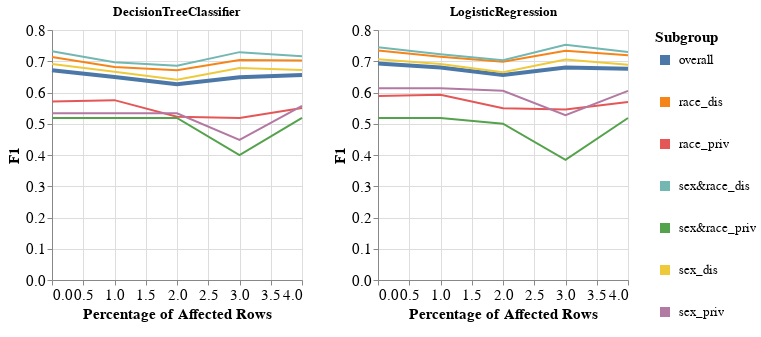

The notebook cell this image was saved under:
### Code cell
visualizer.create_subgroups_grid_pct_lines_per_model_plot(subgroup_metric='F1',
                                                          target_preprocessing_technique=PREPROCESSING_TECHNIQUES[0],
                                                          model_names=MODEL_NAMES)

### Figure 1 — Vega-Lite specification as saved in the notebook (floating-point values rounded to 4 significant figures)
{"config": {"view": {"continuousWidth": 400, "continuousHeight": 300}, "axis": {"labelFontSize": 15, "titleFontSize": 15}, "legend": {"labelFontSize": 13, "symbolStrokeWidth": 10, "titleFontSize": 15}}, "vconcat": [{"hconcat": [{"mark": "line", "encoding": {"color": {"field": "Subgroup", "type": "nominal"}, "strokeWidth": {"condition": {"value": 4, "test": "datum.Subgroup == 'overall'"}, "value": 2}, "x": {"field": "Percentage", "title": "Percentage of Affected Rows", "type": "quantitative"}, "y": {"field": "Metric_Value", "title": "F1", "type": "quantitative"}}, "height": 250, "title": "DecisionTreeClassifier", "width": 250}, {"data": {"name": "data-0a9d63bd8c44f3675e29dbdf0df9d11d"}, "mark": "line", "encoding": {"color": {"field": "Subgroup", "type": "nominal"}, "strokeWidth": {"condition": {"value": 4, "test": "datum.Subgroup == 'overall'"}, "value": 2}, "x": {"field": "Percentage", "title": "Percentage of Affected Rows", "type": "quantitative"}, "y": {"field": "Metric_Value", "title": "F1", "type": "quantitative"}}, "height": 250, "title": "LogisticRegression", "width": 250}]}], "data": {"name": "data-6ea31f247bd7095a678cdded44257406"}, "$schema": "https://vega.github.io/schema/vega-lite/v4.17.0.json", "datasets": {"data-6ea31f247bd7095a678cdded44257406": [{"Model_Name": "DecisionTreeClassifier", "Test_Set_Index": 0.0, "Metric": "F1", "Subgroup": "overall", "Num_Estimators": 10.0, "Metric_Value": 0.6709, "Percentage": 0.0}, {"Model_Name": "DecisionTreeClassifier", "Test_Set_Index": 0.0, "Metric": "F1", "Subgroup": "race_dis", "Num_Estimators": 10.0, "Metric_Value": 0.7134, "Percentage": 0.0}, {"Model_Name": "DecisionTreeClassifier", "Test_Set_Index": 0.0, "Metric": "F1", "Subgroup": "race_priv", "Num_Estimators": 10.0, "Metric_Value": 0.5714, "Percentage": 0.0}, {"Model_Name": "DecisionTreeClassifier", "Test_Set_Index": 0.0, "Metric": "F1", "Subgroup": "sex&race_dis", "Num_Estimators": 10.0, "Metric_Value": 0.7322, "Percentage": 0.0}, {"Model_Name": "DecisionTreeClassifier", "Test_Set_Index": 0.0, "Metric": "F1", "Subgroup": "sex&race_priv", "Num_Estimators": 10.0, "Metric_Value": 0.5185, "Percentage": 0.0}, {"Model_Name": "DecisionTreeClassifier", "Test_Set_Index": 0.0, "Metric": "F1", "Subgroup": "sex_dis", "Num_Estimators": 10.0, "Metric_Value": 0.6912, "Percentage": 0.0}, {"Model_Name": "DecisionTreeClassifier", "Test_Set_Index": 0.0, "Metric": "F1", "Subgroup": "sex_priv", "Num_Estimators": 10.0, "Metric_Value": 0.5333, "Percentage": 0.0}, {"Model_Name": "DecisionTreeClassifier", "Test_Set_Index": 1.0, "Metric": "F1", "Subgroup": "overall", "Num_Estimators": 10.0, "Metric_Value": 0.6492, "Percentage": 1.0}, {"Model_Name": "DecisionTreeClassifier", "Test_Set_Index": 1.0, "Metric": "F1", "Subgroup": "race_dis", "Num_Estimators": 10.0, "Metric_Value": 0.6813, "Percentage": 1.0}, {"Model_Name": "DecisionTreeClassifier", "Test_Set_Index": 1.0, "Metric": "F1", "Subgroup": "race_priv", "Num_Estimators": 10.0, "Metric_Value": 0.5755, "Percentage": 1.0}, {"Model_Name": "DecisionTreeClassifier", "Test_Set_Index": 1.0, "Metric": "F1", "Subgroup": "sex&race_dis", "Num_Estimators": 10.0, "Metric_Value": 0.6969, "Percentage": 1.0}, {"Model_Name": "DecisionTreeClassifier", "Test_Set_Index": 1.0, "Metric": "F1", "Subgroup": "sex&race_priv", "Num_Estimators": 10.0, "Metric_Value": 0.5185, "Percentage": 1.0}, {"Model_Name": "DecisionTreeClassifier", "Test_Set_Index": 1.0, "Metric": "F1", "Subgroup": "sex_dis", "Num_Estimators": 10.0, "Metric_Value": 0.6667, "Percentage": 1.0}, {"Model_Name": "DecisionTreeClassifier", "Test_Set_Index": 1.0, "Metric": "F1", "Subgroup": "sex_priv", "Num_Estimators": 10.0, "Metric_Value": 0.5333, "Percentage": 1.0}, {"Model_Name": "DecisionTreeClassifier", "Test_Set_Index": 2.0, "Metric": "F1", "Subgroup": "overall", "Num_Estimators": 10.0, "Metric_Value": 0.6267, "Percentage": 2.0}, {"Model_Name": "DecisionTreeClassifier", "Test_Set_Index": 2.0, "Metric": "F1", "Subgroup": "race_dis", "Num_Estimators": 10.0, "Metric_Value": 0.6709, "Percentage": 2.0}, {"Model_Name": "DecisionTreeClassifier", "Test_Set_Index": 2.0, "Metric": "F1", "Subgroup": "race_priv", "Num_Estimators": 10.0, "Metric_Value": 0.5224, "Percentage": 2.0}, {"Model_Name": "DecisionTreeClassifier", "Test_Set_Index": 2.0, "Metric": "F1", "Subgroup": "sex&race_dis", "Num_Estimators": 10.0, "Metric_Value": 0.6855, "Percentage": 2.0}, {"Model_Name": "DecisionTreeClassifier", "Test_Set_Index": 2.0, "Metric": "F1", "Subgroup": "sex&race_priv", "Num_Estimators": 10.0, "Metric_Value": 0.5185, "Percentage": 2.0}, {"Model_Name": "DecisionTreeClassifier", "Test_Set_Index": 2.0, "Metric": "F1", "Subgroup": "sex_dis", "Num_Estimators": 10.0, "Metric_Value": 0.641, "Percentage": 2.0}, {"Model_Name": "DecisionTreeClassifier", "Test_Set_Index": 2.0, "Metric": "F1", "Subgroup": "sex_priv", "Num_Estimators": 10.0, "Metric_Value": 0.5333, "Percentage": 2.0}, {"Model_Name": "DecisionTreeClassifier", "Test_Set_Index": 3.0, "Metric": "F1", "Subgroup": "overall", "Num_Estimators": 10.0, "Metric_Value": 0.6491, "Percentage": 3.0}, {"Model_Name": "DecisionTreeClassifier", "Test_Set_Index": 3.0, "Metric": "F1", "Subgroup": "race_dis", "Num_Estimators": 10.0, "Metric_Value": 0.704, "Percentage": 3.0}, {"Model_Name": "DecisionTreeClassifier", "Test_Set_Index": 3.0, "Metric": "F1", "Subgroup": "race_priv", "Num_Estimators": 10.0, "Metric_Value": 0.5185, "Percentage": 3.0}, {"Model_Name": "DecisionTreeClassifier", "Test_Set_Index": 3.0, "Metric": "F1", "Subgroup": "sex&race_dis", "Num_Estimators": 10.0, "Metric_Value": 0.7292, "Percentage": 3.0}, {"Model_Name": "DecisionTreeClassifier", "Test_Set_Index": 3.0, "Metric": "F1", "Subgroup": "sex&race_priv", "Num_Estimators": 10.0, "Metric_Value": 0.4, "Percentage": 3.0}, {"Model_Name": "DecisionTreeClassifier", "Test_Set_Index": 3.0, "Metric": "F1", "Subgroup": "sex_dis", "Num_Estimators": 10.0, "Metric_Value": 0.6784, "Percentage": 3.0}, {"Model_Name": "DecisionTreeClassifier", "Test_Set_Index": 3.0, "Metric": "F1", "Subgroup": "sex_priv", "Num_Estimators": 10.0, "Metric_Value": 0.4483, "Percentage": 3.0}, {"Model_Name": "DecisionTreeClassifier", "Test_Set_Index": 4.0, "Metric": "F1", "Subgroup": "overall", "Num_Estimators": 10.0, "Metric_Value": 0.6564, "Percentage": 4.0}, {"Model_Name": "DecisionTreeClassifier", "Test_Set_Index": 4.0, "Metric": "F1", "Subgroup": "race_dis", "Num_Estimators": 10.0, "Metric_Value": 0.7025, "Percentage": 4.0}, {"Model_Name": "DecisionTreeClassifier", "Test_Set_Index": 4.0, "Metric": "F1", "Subgroup": "race_priv", "Num_Estimators": 10.0, "Metric_Value": 0.5507, "Percentage": 4.0}, {"Model_Name": "DecisionTreeClassifier", "Test_Set_Index": 4.0, "Metric": "F1", "Subgroup": "sex&race_dis", "Num_Estimators": 10.0, "Metric_Value": 0.7163, "Percentage": 4.0}, {"Model_Name": "DecisionTreeClassifier", "Test_Set_Index": 4.0, "Metric": "F1", "Subgroup": "sex&race_priv", "Num_Estimators": 10.0, "Metric_Value": 0.5185, "Percentage": 4.0}, {"Model_Name": "DecisionTreeClassifier", "Test_Set_Index": 4.0, "Metric": "F1", "Subgroup": "sex_dis", "Num_Estimators": 10.0, "Metric_Value": 0.6718, "Percentage": 4.0}, {"Model_Name": "DecisionTreeClassifier", "Test_Set_Index": 4.0, "Metric": "F1", "Subgroup": "sex_priv", "Num_Estimators": 10.0, "Metric_Value": 0.5574, "Percentage": 4.0}], "data-0a9d63bd8c44f3675e29dbdf0df9d11d": [{"Model_Name": "LogisticRegression", "Test_Set_Index": 0.0, "Metric": "F1", "Subgroup": "overall", "Num_Estimators": 10.0, "Metric_Value": 0.6928, "Percentage": 0.0}, {"Model_Name": "LogisticRegression", "Test_Set_Index": 0.0, "Metric": "F1", "Subgroup": "race_dis", "Num_Estimators": 10.0, "Metric_Value": 0.7342, "Percentage": 0.0}, {"Model_Name": "LogisticRegression", "Test_Set_Index": 0.0, "Metric": "F1", "Subgroup": "race_priv", "Num_Estimators": 10.0, "Metric_Value": 0.589, "Percentage": 0.0}, {"Model_Name": "LogisticRegression", "Test_Set_Index": 0.0, "Metric": "F1", "Subgroup": "sex&race_dis", "Num_Estimators": 10.0, "Metric_Value": 0.7445, "Percentage": 0.0}, {"Model_Name": "LogisticRegression", "Test_Set_Index": 0.0, "Metric": "F1", "Subgroup": "sex&race_priv", "Num_Estimators": 10.0, "Metric_Value": 0.5185, "Percentage": 0.0}, {"Model_Name": "LogisticRegression", "Test_Set_Index": 0.0, "Metric": "F1", "Subgroup": "sex_dis", "Num_Estimators": 10.0, "Metric_Value": 0.7064, "Percentage": 0.0}, {"Model_Name": "LogisticRegression", "Test_Set_Index": 0.0, "Metric": "F1", "Subgroup": "sex_priv", "Num_Estimators": 10.0, "Metric_Value": 0.6133, "Percentage": 0.0}, {"Model_Name": "LogisticRegression", "Test_Set_Index": 1.0, "Metric": "F1", "Subgroup": "overall", "Num_Estimators": 10.0, "Metric_Value": 0.6798, "Percentage": 1.0}, {"Model_Name": "LogisticRegression", "Test_Set_Index": 1.0, "Metric": "F1", "Subgroup": "race_dis", "Num_Estimators": 10.0, "Metric_Value": 0.7147, "Percentage": 1.0}, {"Model_Name": "LogisticRegression", "Test_Set_Index": 1.0, "Metric": "F1", "Subgroup": "race_priv", "Num_Estimators": 10.0, "Metric_Value": 0.5931, "Percentage": 1.0}, {"Model_Name": "LogisticRegression", "Test_Set_Index": 1.0, "Metric": "F1", "Subgroup": "sex&race_dis", "Num_Estimators": 10.0, "Metric_Value": 0.722, "Percentage": 1.0}, {"Model_Name": "LogisticRegression", "Test_Set_Index": 1.0, "Metric": "F1", "Subgroup": "sex&race_priv", "Num_Estimators": 10.0, "Metric_Value": 0.5185, "Percentage": 1.0}, {"Model_Name": "LogisticRegression", "Test_Set_Index": 1.0, "Metric": "F1", "Subgroup": "sex_dis", "Num_Estimators": 10.0, "Metric_Value": 0.6914, "Percentage": 1.0}, {"Model_Name": "LogisticRegression", "Test_Set_Index": 1.0, "Metric": "F1", "Subgroup": "sex_priv", "Num_Estimators": 10.0, "Metric_Value": 0.6133, "Percentage": 1.0}, {"Model_Name": "LogisticRegression", "Test_Set_Index": 2.0, "Metric": "F1", "Subgroup": "overall", "Num_Estimators": 10.0, "Metric_Value": 0.6559, "Percentage": 2.0}, {"Model_Name": "LogisticRegression", "Test_Set_Index": 2.0, "Metric": "F1", "Subgroup": "race_dis", "Num_Estimators": 10.0, "Metric_Value": 0.6986, "Percentage": 2.0}, {"Model_Name": "LogisticRegression", "Test_Set_Index": 2.0, "Metric": "F1", "Subgroup": "race_priv", "Num_Estimators": 10.0, "Metric_Value": 0.5493, "Percentage": 2.0}, {"Model_Name": "LogisticRegression", "Test_Set_Index": 2.0, "Metric": "F1", "Subgroup": "sex&race_dis", "Num_Estimators": 10.0, "Metric_Value": 0.7036, "Percentage": 2.0}, {"Model_Name": "LogisticRegression", "Test_Set_Index": 2.0, "Metric": "F1", "Subgroup": "sex&race_priv", "Num_Estimators": 10.0, "Metric_Value": 0.5, "Percentage": 2.0}, {"Model_Name": "LogisticRegression", "Test_Set_Index": 2.0, "Metric": "F1", "Subgroup": "sex_dis", "Num_Estimators": 10.0, "Metric_Value": 0.6651, "Percentage": 2.0}, {"Model_Name": "LogisticRegression", "Test_Set_Index": 2.0, "Metric": "F1", "Subgroup": "sex_priv", "Num_Estimators": 10.0, "Metric_Value": 0.6053, "Percentage": 2.0}, {"Model_Name": "LogisticRegression", "Test_Set_Index": 3.0, "Metric": "F1", "Subgroup": "overall", "Num_Estimators": 10.0, "Metric_Value": 0.68, "Percentage": 3.0}, {"Model_Name": "LogisticRegression", "Test_Set_Index": 3.0, "Metric": "F1", "Subgroup": "race_dis", "Num_Estimators": 10.0, "Metric_Value": 0.7339, "Percentage": 3.0}, {"Model_Name": "LogisticRegression", "Test_Set_Index": 3.0, "Metric": "F1", "Subgroup": "race_priv", "Num_Estimators": 10.0, "Metric_Value": 0.5455, "Percentage": 3.0}, {"Model_Name": "LogisticRegression", "Test_Set_Index": 3.0, "Metric": "F1", "Subgroup": "sex&race_dis", "Num_Estimators": 10.0, "Metric_Value": 0.7524, "Percentage": 3.0}, {"Model_Name": "LogisticRegression", "Test_Set_Index": 3.0, "Metric": "F1", "Subgroup": "sex&race_priv", "Num_Estimators": 10.0, "Metric_Value": 0.3846, "Percentage": 3.0}, {"Model_Name": "LogisticRegression", "Test_Set_Index": 3.0, "Metric": "F1", "Subgroup": "sex_dis", "Num_Estimators": 10.0, "Metric_Value": 0.7056, "Percentage": 3.0}, {"Model_Name": "LogisticRegression", "Test_Set_Index": 3.0, "Metric": "F1", "Subgroup": "sex_priv", "Num_Estimators": 10.0, "Metric_Value": 0.5278, "Percentage": 3.0}, {"Model_Name": "LogisticRegression", "Test_Set_Index": 4.0, "Metric": "F1", "Subgroup": "overall", "Num_Estimators": 10.0, "Metric_Value": 0.676, "Percentage": 4.0}, {"Model_Name": "LogisticRegression", "Test_Set_Index": 4.0, "Metric": "F1", "Subgroup": "race_dis", "Num_Estimators": 10.0, "Metric_Value": 0.7191, "Percentage": 4.0}, {"Model_Name": "LogisticRegression", "Test_Set_Index": 4.0, "Metric": "F1", "Subgroup": "race_priv", "Num_Estimators": 10.0, "Metric_Value": 0.5694, "Percentage": 4.0}, {"Model_Name": "LogisticRegression", "Test_Set_Index": 4.0, "Metric": "F1", "Subgroup": "sex&race_dis", "Num_Estimators": 10.0, "Metric_Value": 0.7296, "Percentage": 4.0}, {"Model_Name": "LogisticRegression", "Test_Set_Index": 4.0, "Metric": "F1", "Subgroup": "sex&race_priv", "Num_Estimators": 10.0, "Metric_Value": 0.5185, "Percentage": 4.0}, {"Model_Name": "LogisticRegression", "Test_Set_Index": 4.0, "Metric": "F1", "Subgroup": "sex_dis", "Num_Estimators": 10.0, "Metric_Value": 0.6887, "Percentage": 4.0}, {"Model_Name": "LogisticRegression", "Test_Set_Index": 4.0, "Metric": "F1", "Subgroup": "sex_priv", "Num_Estimators": 10.0, "Metric_Value": 0.6053, "Percentage": 4.0}]}}
